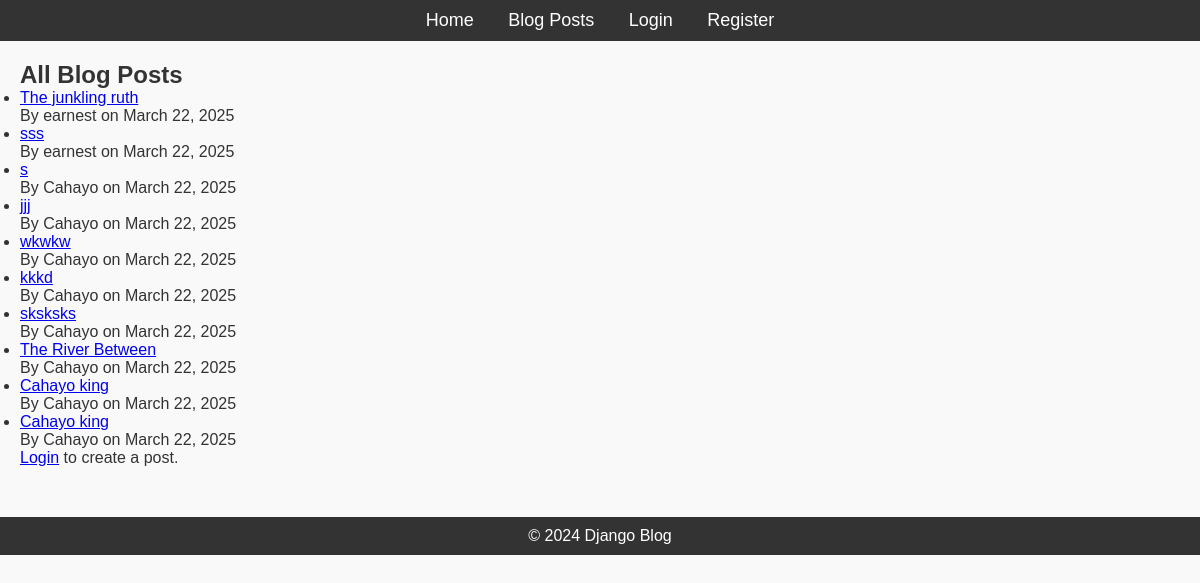
The app's page /, older data.
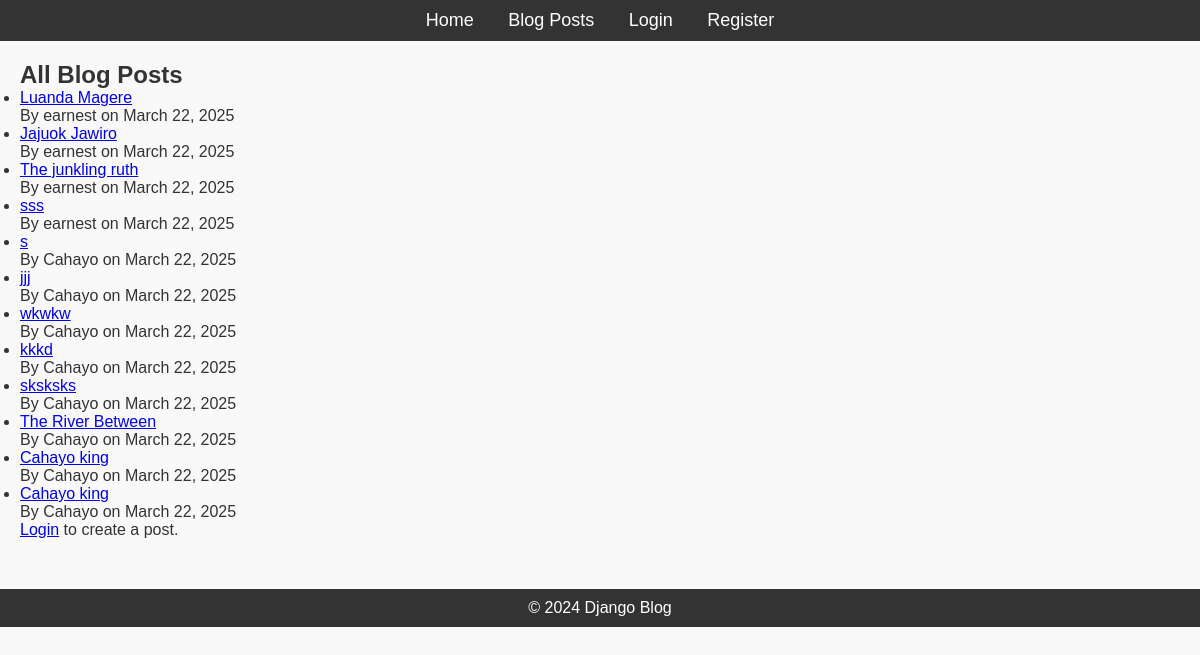
The same page, newer data.
### blog/models.py (models this page shows, shortened)
class Post(models.Model):
    title = models.CharField(max_length=200)
    content = models.TextField()
    published_date = models.DateTimeField(auto_now_add=True)
    author = models.ForeignKey(User, on_delete=models.CASCADE, related_name="posts")
    tags = models.ManyToManyField(Tag, related_name='posts', blank=True)

### blog/views.py (the view)
# urls.py: path('', PostListView.as_view(), name='posts'),
class PostListView(ListView):
    model = Post
    template_name = 'blog/post_list.html'
    context_object_name = 'posts'
    ordering = ['-published_date']

### blog/templates/blog/post_list.html
{% extends 'blog/base.html' %} {% block content %}
<h2>All Blog Posts</h2>
{% if posts %}
<ul>
  {% for post in posts %}
  <li>
    <a href="{% url 'post-detail' post.pk %}">{{ post.title }}</a>
    <p>By {{ post.author }} on {{ post.published_date|date:"F j, Y" }}</p>
  </li>
  {% endfor %}
</ul>
{% else %}
<p>No blog posts available.</p>
{% endif %} {% if user.is_authenticated %}
<a href="{% url 'post-create' %}">Create New Post</a>
{% else %}
<p><a href="{% url 'login' %}">Login</a> to create a post.</p>
{% endif %} {% endblock %}

### blog/templates/blog/base.html (shortened to what this page needs)
{% load static %}
<!DOCTYPE html>
<html lang="en">
  <head>
    <link rel="stylesheet" href="{% static 'blog/style.css' %}" />
  </head>
  <body>
    <header>
      <nav>
        <ul>
          <li><a href="{% url 'posts' %}">Home</a></li>
          <li><a href="{% url 'posts' %}">Blog Posts</a></li>
          <li><a href="{% url 'login' %}">Login</a></li>
          <li><a href="{% url 'register' %}">Register</a></li>
        </ul>
      </nav>
    </header>
    <div class="content">
      {% block content %}{% endblock %}
    </div>
    <footer>
      <p>&copy; 2024 Django Blog</p>
    </footer>
  </body>
</html>

### blog/static/blog/style.css (style rules this page uses)
* { margin: 0; padding: 0; box-sizing: border-box; }
body { font-family: Arial, sans-serif; background-color: #f9f9f9; color: #333; }
header { background-color: #333; padding: 10px; text-align: center; }
header nav ul { list-style-type: none; }
header nav ul li { display: inline; margin: 0 15px; }
header nav ul li a { color: white; text-decoration: none; font-size: 18px; }
.content { margin: 20px; }
footer { text-align: center; margin-top: 50px; padding: 10px; background-color: #333; color: white; }

Row changes from the older to the newer data that the page shows:
added Post: title "Luanda Magere", author "earnest", published_date "March 22, 2025"
added Post: title "Jajuok Jawiro", author "earnest", published_date "March 22, 2025"
